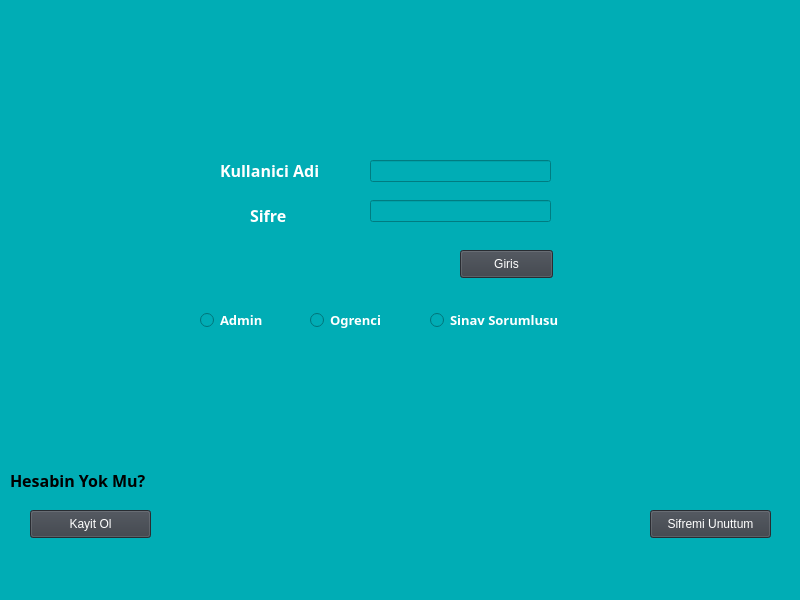
<?xml version="1.0" encoding="UTF-8"?>
<ui version="4.0">
 <class>GirisEkrani</class>
 <widget class="QMainWindow" name="GirisEkrani">
  <property name="geometry">
   <rect>
    <x>0</x>
    <y>0</y>
    <width>800</width>
    <height>600</height>
   </rect>
  </property>
  <property name="windowTitle">
   <string>MainWindow</string>
  </property>
  <property name="styleSheet">
   <string notr="true">background-color: rgb(0, 173, 181)</string>
  </property>
  <widget class="QWidget" name="centralwidget">
   <widget class="QRadioButton" name="rdBtnAdmin">
    <property name="geometry">
     <rect>
      <x>200</x>
      <y>310</y>
      <width>95</width>
      <height>20</height>
     </rect>
    </property>
    <property name="font">
     <font>
      <family>Papyrus</family>
      <pointsize>10</pointsize>
      <weight>75</weight>
      <bold>true</bold>
     </font>
    </property>
    <property name="styleSheet">
     <string notr="true">color: rgb(255, 255, 255);</string>
    </property>
    <property name="text">
     <string>Admin</string>
    </property>
   </widget>
   <widget class="QRadioButton" name="rdBtnOgrenci">
    <property name="geometry">
     <rect>
      <x>310</x>
      <y>310</y>
      <width>95</width>
      <height>20</height>
     </rect>
    </property>
    <property name="font">
     <font>
      <family>Papyrus</family>
      <pointsize>10</pointsize>
      <weight>75</weight>
      <bold>true</bold>
     </font>
    </property>
    <property name="styleSheet">
     <string notr="true">color: rgb(255, 255, 255);</string>
    </property>
    <property name="text">
     <string>Ogrenci</string>
    </property>
   </widget>
   <widget class="QRadioButton" name="rdBtnSinavSorumlusu">
    <property name="geometry">
     <rect>
      <x>430</x>
      <y>310</y>
      <width>161</width>
      <height>20</height>
     </rect>
    </property>
    <property name="font">
     <font>
      <family>Papyrus</family>
      <pointsize>10</pointsize>
      <weight>75</weight>
      <bold>true</bold>
     </font>
    </property>
    <property name="styleSheet">
     <string notr="true">color: rgb(255, 255, 255);</string>
    </property>
    <property name="text">
     <string>Sinav Sorumlusu</string>
    </property>
   </widget>
   <widget class="QLabel" name="lblKullaniciAd">
    <property name="geometry">
     <rect>
      <x>220</x>
      <y>150</y>
      <width>131</width>
      <height>41</height>
     </rect>
    </property>
    <property name="font">
     <font>
      <family>Papyrus</family>
      <pointsize>12</pointsize>
      <weight>75</weight>
      <bold>true</bold>
     </font>
    </property>
    <property name="styleSheet">
     <string notr="true">color: rgb(255, 255, 255);</string>
    </property>
    <property name="text">
     <string>Kullanici Adi</string>
    </property>
   </widget>
   <widget class="QLabel" name="lblSifre">
    <property name="geometry">
     <rect>
      <x>250</x>
      <y>200</y>
      <width>101</width>
      <height>31</height>
     </rect>
    </property>
    <property name="font">
     <font>
      <family>Papyrus</family>
      <pointsize>12</pointsize>
      <weight>75</weight>
      <bold>true</bold>
     </font>
    </property>
    <property name="styleSheet">
     <string notr="true">color: rgb(255, 255, 255);</string>
    </property>
    <property name="text">
     <string>Sifre</string>
    </property>
   </widget>
   <widget class="QPushButton" name="btnGiris">
    <property name="geometry">
     <rect>
      <x>460</x>
      <y>250</y>
      <width>93</width>
      <height>28</height>
     </rect>
    </property>
    <property name="font">
     <font>
      <weight>50</weight>
      <italic>false</italic>
      <bold>false</bold>
      <strikeout>false</strikeout>
      <stylestrategy>PreferAntialias</stylestrategy>
      <kerning>true</kerning>
     </font>
    </property>
    <property name="styleSheet">
     <string notr="true">color: rgb(255, 255, 255);
background-color: rgb(57, 62, 70);</string>
    </property>
    <property name="text">
     <string>Giris</string>
    </property>
   </widget>
   <widget class="QPushButton" name="btnSifremiUnuttum">
    <property name="geometry">
     <rect>
      <x>650</x>
      <y>510</y>
      <width>121</width>
      <height>28</height>
     </rect>
    </property>
    <property name="styleSheet">
     <string notr="true">color: rgb(255, 255, 255);
background-color: rgb(57, 62, 70);</string>
    </property>
    <property name="text">
     <string>Sifremi Unuttum</string>
    </property>
   </widget>
   <widget class="QLineEdit" name="txtKullaniciAd">
    <property name="geometry">
     <rect>
      <x>370</x>
      <y>160</y>
      <width>181</width>
      <height>22</height>
     </rect>
    </property>
   </widget>
   <widget class="QLineEdit" name="txtSifre">
    <property name="geometry">
     <rect>
      <x>370</x>
      <y>200</y>
      <width>181</width>
      <height>22</height>
     </rect>
    </property>
   </widget>
   <widget class="QLabel" name="lblHesapSorgu">
    <property name="geometry">
     <rect>
      <x>10</x>
      <y>470</y>
      <width>191</width>
      <height>21</height>
     </rect>
    </property>
    <property name="font">
     <font>
      <family>Papyrus</family>
      <pointsize>12</pointsize>
      <weight>75</weight>
      <bold>true</bold>
     </font>
    </property>
    <property name="text">
     <string>Hesabin Yok Mu?</string>
    </property>
   </widget>
   <widget class="QPushButton" name="btnKayit">
    <property name="geometry">
     <rect>
      <x>30</x>
      <y>510</y>
      <width>121</width>
      <height>28</height>
     </rect>
    </property>
    <property name="styleSheet">
     <string notr="true">color: rgb(255, 255, 255);
background-color: rgb(57, 62, 70);</string>
    </property>
    <property name="text">
     <string>Kayit Ol</string>
    </property>
   </widget>
  </widget>
  <widget class="QStatusBar" name="statusbar"/>
 </widget>
 <resources/>
 <connections/>
</ui>
